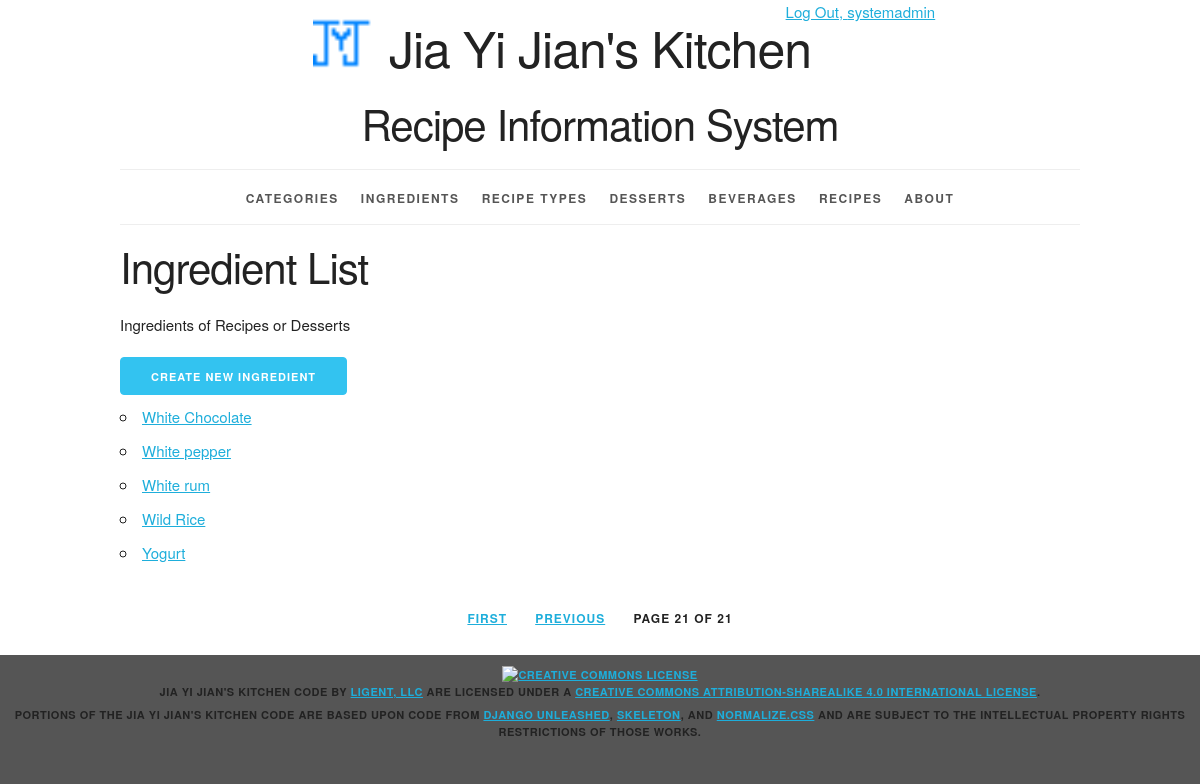
The page /ingredients/?page=21 (signed in) on the database as committed earlier.
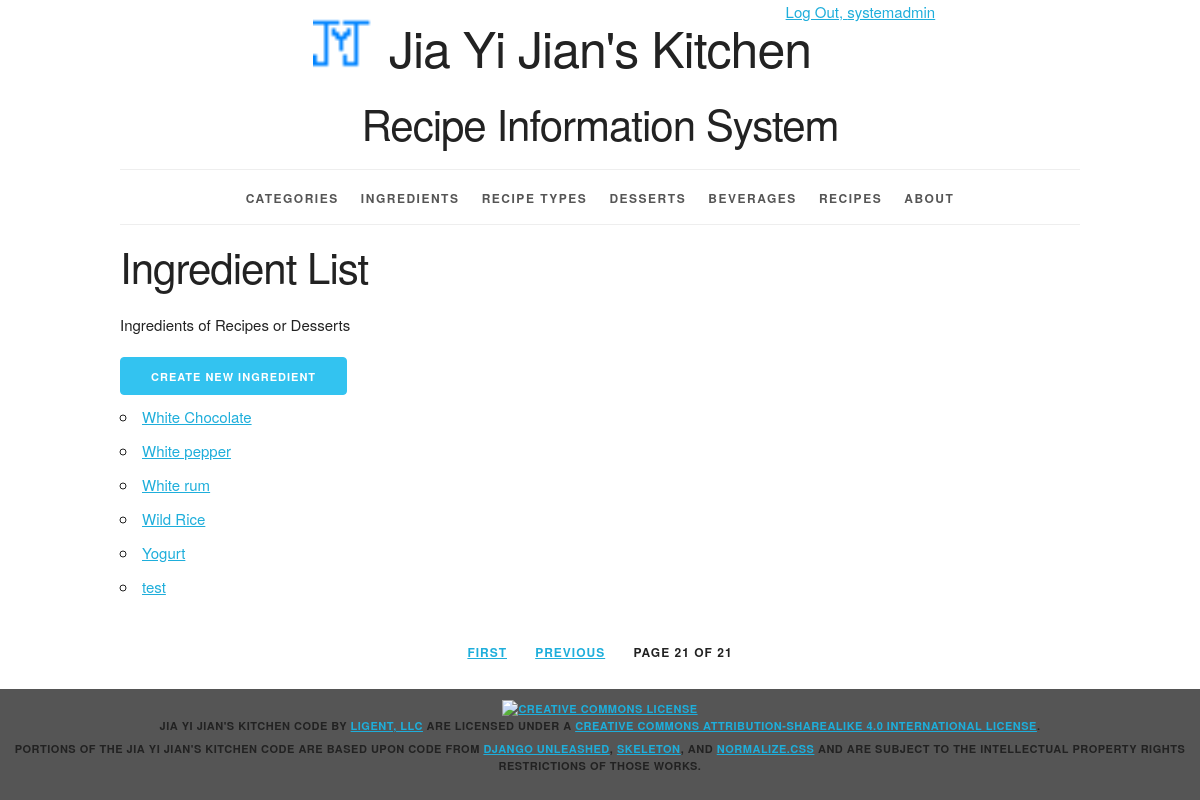
The same page on the database as committed later.
### recipeinfo/models.py (models this page shows, shortened)
class Ingredient(models.Model):
    ingredient_id = models.AutoField(primary_key=True)
    ingredient_name = models.CharField(max_length=45, unique=True)
    is_vegetarian = models.IntegerField()
    category = models.ForeignKey(Category, related_name='ingredients', on_delete=models.PROTECT)
    def __str__(self):
        return '%s' % ((self.ingredient_name))
    def get_absolute_url(self):
        return reverse('recipeinfo_ingredient_detail_urlpattern', kwargs={'pk': self.pk})
    class Meta:
        ordering = ['ingredient_name']

### recipeinfo/views.py (the view)
class IngredientList(LoginRequiredMixin, PermissionRequiredMixin, PageLinksMixin, ListView):
    paginate_by = 10
    model = Ingredient
    permission_required = 'recipeinfo.view_ingredient'

### recipeinfo/utils.py (called while the page is built)
    def _page_urls(self, page_number):
        return "?{pkw}={n}".format(
            pkw=self.page_kwarg,
            n=page_number)

    def first_page(self, page):
        if page.number > 1:
            return self._page_urls(1)
        return None

    def previous_page(self, page):
        if (page.has_previous()
                and page.number > 2):
            return self._page_urls(
                page.previous_page_number())
        return None

    def next_page(self, page):
        last_page = page.paginator.num_pages
        if (page.has_next()
                and page.number < last_page - 1):
            return self._page_urls(
                page.next_page_number())
        return None

    def last_page(self, page):
        last_page = page.paginator.num_pages
        if page.number < last_page:
            return self._page_urls(last_page)
        return None

### recipeinfo/templates/recipeinfo/ingredient_list.html (shortened to what this page needs)
{% extends 'recipeinfo/base.html' %}
{% block content %}
<h2>Ingredient List</h2><h6>Ingredients of Recipes or Desserts</h6>
    {% if perms.recipeinfo.add_ingredient %}
    <div>
         <a href="{% url 'recipeinfo_ingredient_create_urlpattern' %}"
         class="button button-primary">Create New Ingredient</a>
    </div>
    {% endif %}
<ul>
    {% for ingredient in ingredient_list %}
        <li>
        <a href="{{ ingredient.get_absolute_url }}">{{ ingredient }}</a>
        </li>
    {% empty %}
        <li><em>There are currently no cuisine ingredients in the list.</em></li>
    {% endfor %}
</ul>
{% endblock %}

Rows that differ between the two databases and show on the page:
added Ingredient: ingredient_name "test"
